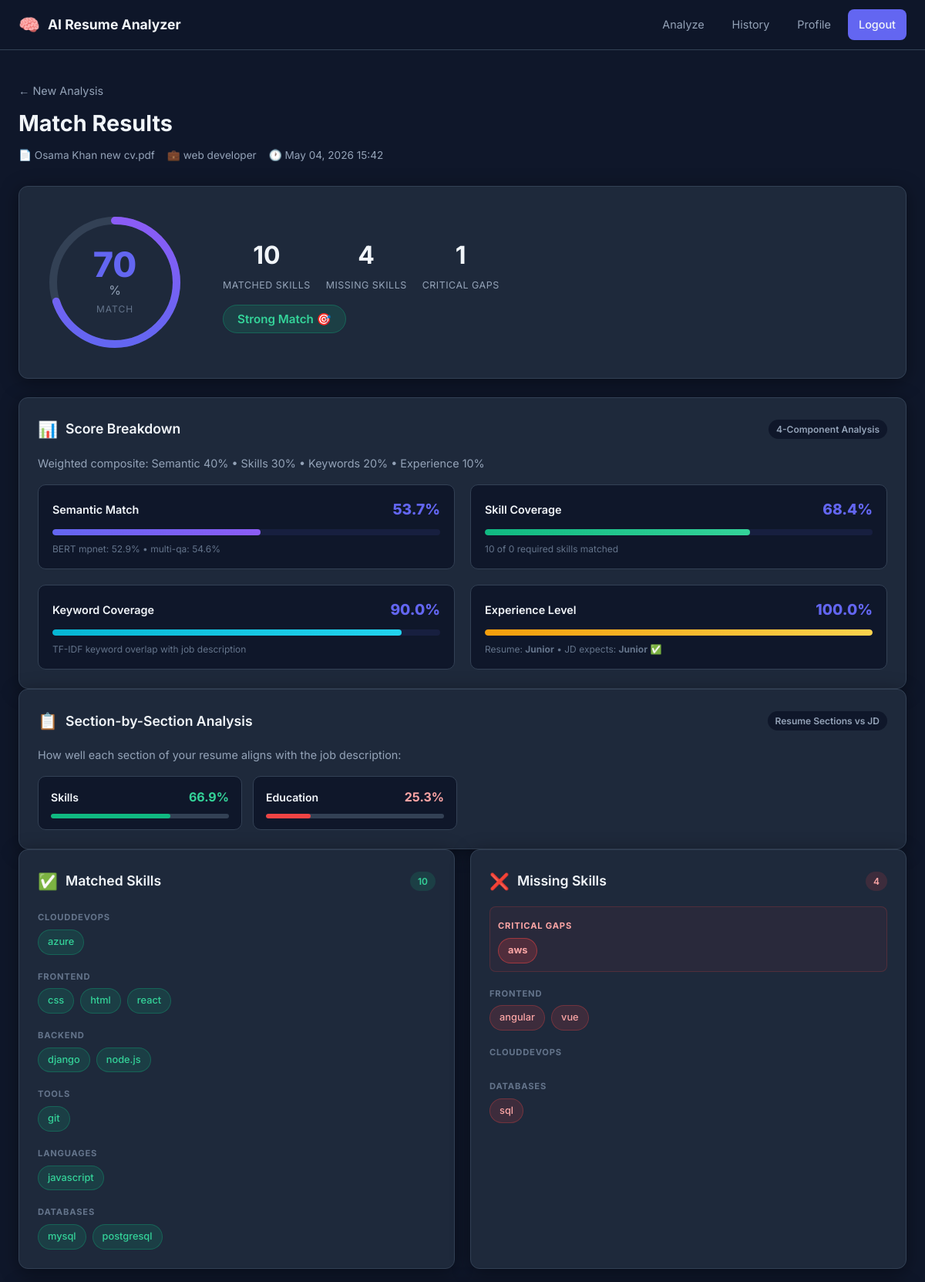
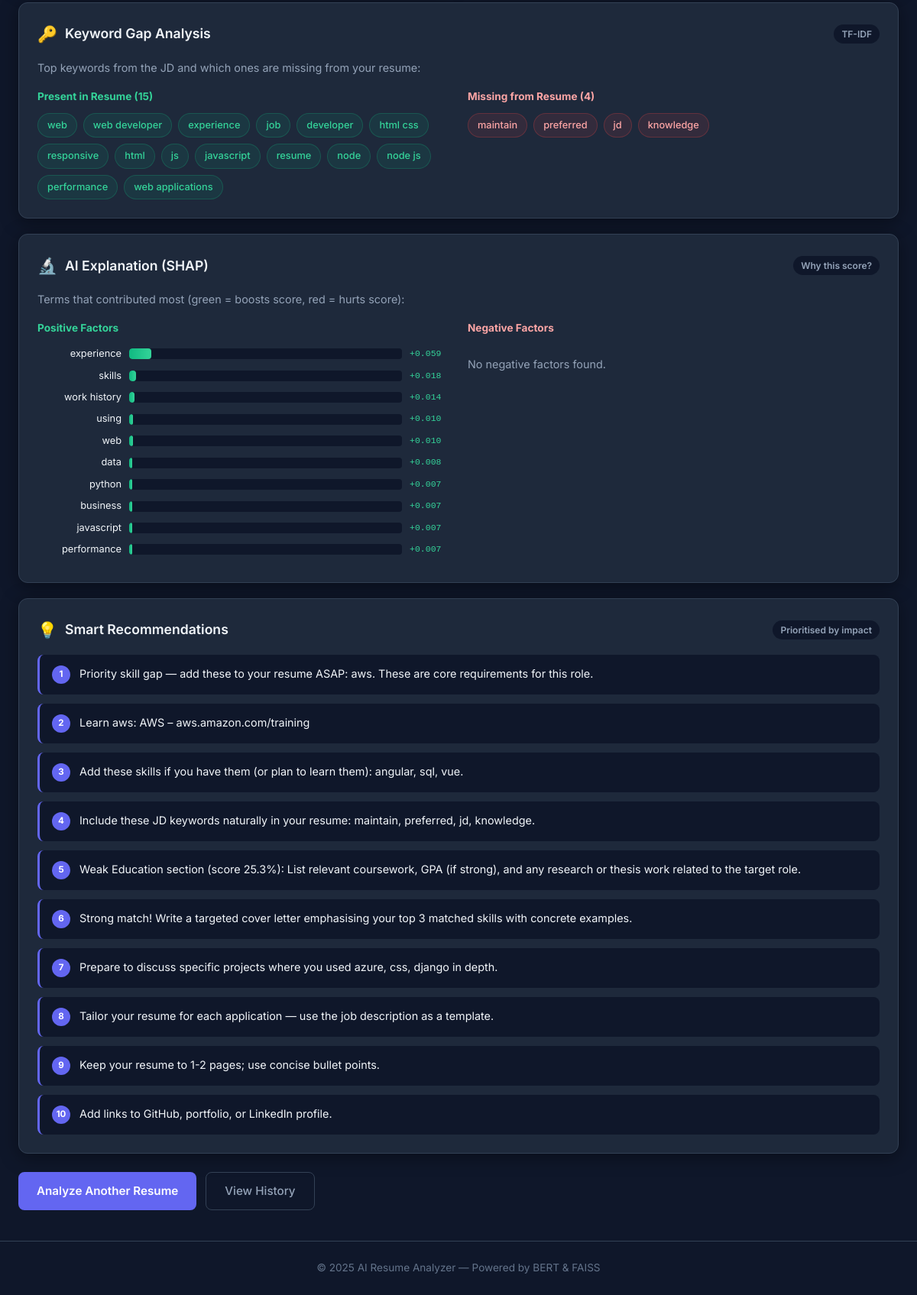
/analyzer/results/4/ (signed in), run on the app's committed database (2 pictures, top to bottom).
### analyzer/models.py (models this page shows, shortened)
class MatchResult(models.Model):
    user = models.ForeignKey(settings.AUTH_USER_MODEL, on_delete=models.CASCADE, related_name='match_results')
    resume = models.ForeignKey(Resume, on_delete=models.CASCADE, related_name='match_results')
    job_description = models.ForeignKey(JobDescription, on_delete=models.CASCADE, related_name='match_results')
    match_score = models.FloatField()
    matched_skills = models.JSONField(default=list)
    missing_skills = models.JSONField(default=list)
    recommendations = models.JSONField(default=list)
    shap_explanation = models.JSONField(default=dict)
    score_breakdown = models.JSONField(default=dict)
    semantic_scores = models.JSONField(default=dict)
    section_scores = models.JSONField(default=dict)
    keyword_analysis = models.JSONField(default=dict)
    experience_analysis = models.JSONField(default=dict)
    matched_by_group = models.JSONField(default=dict)
    missing_by_group = models.JSONField(default=dict)
    critical_missing = models.JSONField(default=list)
    created_at = models.DateTimeField(auto_now_add=True)
    class Meta:
        ordering = ['-created_at']

class Resume(models.Model):
    user = models.ForeignKey(settings.AUTH_USER_MODEL, on_delete=models.CASCADE, related_name='resumes')
    file = models.FileField(upload_to='resumes/')
    original_filename = models.CharField(max_length=255)
    extracted_text = models.TextField(blank=True)
    uploaded_at = models.DateTimeField(auto_now_add=True)

class JobDescription(models.Model):
    user = models.ForeignKey(settings.AUTH_USER_MODEL, on_delete=models.CASCADE, related_name='job_descriptions')
    title = models.CharField(max_length=255, blank=True)
    text = models.TextField()
    file = models.FileField(upload_to='job_descriptions/', blank=True, null=True)
    created_at = models.DateTimeField(auto_now_add=True)

### analyzer/views.py (the view)
# urls.py: path('results/<int:pk>/', views.results_view, name='results'),
@login_required
def results_view(request, pk):
    result = get_object_or_404(MatchResult, pk=pk, user=request.user)
    return render(request, 'analyzer/results.html', {'result': result})

### templates/analyzer/results.html (shortened to what this page needs)
{% extends 'base.html' %}
{% load static %}
{% block content %}
<div class="page-container">
  <div class="results-header">
    <a href="{% url 'analyzer:upload' %}" class="back-link">← New Analysis</a>
    <h1>Match Results</h1>
    <p class="results-meta">
      <span>📄 {{ result.resume.original_filename }}</span>
      {% if result.job_description.title %}<span>💼 {{ result.job_description.title }}</span>{% endif %}
      <span>🕐 {{ result.created_at|date:"M d, Y H:i" }}</span>
    </p>
  </div>
  <div class="score-hero card">
    <div class="score-circle-container">
      <div class="score-circle" id="scoreCircle" data-score="{{ result.match_score }}">
        <svg viewBox="0 0 200 200" class="score-svg">
          <circle cx="100" cy="100" r="80" class="score-track"/>
          <circle cx="100" cy="100" r="80" class="score-fill" id="scoreFill"/>
        </svg>
        <div class="score-text">
          <span class="score-number" id="scoreNumber">0</span>
          <span class="score-pct">%</span>
          <span class="score-label">Match</span>
        </div>
      </div>
    </div>
    <div class="score-details">
      <div class="score-stat">
        <span class="stat-value">{{ result.matched_skills|length }}</span>
        <span class="stat-label">Matched Skills</span>
      </div>
      <div class="score-stat">
        <span class="stat-value">{{ result.missing_skills|length }}</span>
        <span class="stat-label">Missing Skills</span>
      </div>
      <div class="score-stat">
        <span class="stat-value">{{ result.critical_missing|length }}</span>
        <span class="stat-label">Critical Gaps</span>
      </div>
      <div class="score-verdict">
        {% if result.match_score >= 70 %}
          <span class="verdict verdict-strong">Strong Match 🎯</span>
        {% elif result.match_score >= 45 %}
          <span class="verdict verdict-moderate">Moderate Match 📊</span>
        {% else %}
          <span class="verdict verdict-weak">Needs Work 📝</span>
        {% endif %}
      </div>
    </div>
  </div>
  <div class="card full-width">
    <div class="card-header">
      <span class="card-icon">📊</span>
      <h2>Score Breakdown</h2>
      <span class="badge">4-Component Analysis</span>
    </div>
    <p class="card-desc">Weighted composite: Semantic 40% &bull; Skills 30% &bull; Keywords 20% &bull; Experience 10%</p>
    <div class="breakdown-grid">
      <div class="breakdown-item">
        <div class="breakdown-header">
          <span class="breakdown-label">Semantic Match</span>
          <span class="breakdown-score" data-score="{{ result.score_breakdown.semantic }}">{{ result.score_breakdown.semantic }}%</span>
        </div>
        <div class="breakdown-bar-wrap">
          <div class="breakdown-bar bar-semantic" data-pct="{{ result.score_breakdown.semantic }}"></div>
        </div>
        <p class="breakdown-sub">BERT mpnet: {{ result.semantic_scores.mpnet_score }}% &bull; multi-qa: {{ result.semantic_scores.multiqa_score }}%</p>
      </div>
      <div class="breakdown-item">
        <div class="breakdown-header">
          <span class="breakdown-label">Skill Coverage</span>
          <span class="breakdown-score">{{ result.score_breakdown.skills }}%</span>
        </div>
        <div class="breakdown-bar-wrap">
          <div class="breakdown-bar bar-skills" data-pct="{{ result.score_breakdown.skills }}"></div>
        </div>
        <p class="breakdown-sub">{{ result.matched_skills|length }} of {{ result.matched_skills|length|add:result.missing_skills|length }} required skills matched</p>
      </div>
      <div class="breakdown-item">
        <div class="breakdown-header">
          <span class="breakdown-label">Keyword Coverage</span>
          <span class="breakdown-score">{{ result.score_breakdown.keywords }}%</span>
        </div>
        <div class="breakdown-bar-wrap">
          <div class="breakdown-bar bar-keywords" data-pct="{{ result.score_breakdown.keywords }}"></div>
        </div>
        <p class="breakdown-sub">TF-IDF keyword overlap with job description</p>
      </div>
      <div class="breakdown-item">
        <div class="breakdown-header">
          <span class="breakdown-label">Experience Level</span>
          <span class="breakdown-score">{{ result.score_breakdown.experience }}%</span>
        </div>
        <div class="breakdown-bar-wrap">
          <div class="breakdown-bar bar-experience" data-pct="{{ result.score_breakdown.experience }}"></div>
        </div>
        <p class="breakdown-sub">
          Resume: <strong>{{ result.experience_analysis.resume_level|capfirst }}</strong>
          &bull; JD expects: <strong>{{ result.experience_analysis.jd_level|capfirst }}</strong>
          {% if result.experience_analysis.match %}✅{% else %}⚠️{% endif %}
        </p>
      </div>
    </div>
  </div>
  {% if result.section_scores %}
  <div class="card full-width">
    <div class="card-header">
      <span class="card-icon">📋</span>
      <h2>Section-by-Section Analysis</h2>
      <span class="badge">Resume Sections vs JD</span>
    </div>
    <p class="card-desc">How well each section of your resume aligns with the job description:</p>
    <div class="section-scores-grid">
      {% for section, score in result.section_scores.items %}
        {% if score is not None %}
        <div class="section-score-item">
          <div class="section-score-top">
            <span class="section-name">{{ section|capfirst }}</span>
            <span class="section-pct {% if score >= 60 %}text-green{% elif score >= 35 %}text-yellow{% else %}text-red{% endif %}">{{ score }}%</span>
          </div>
          <div class="section-bar-wrap">
            <div class="section-bar {% if score >= 60 %}bar-good{% elif score >= 35 %}bar-ok{% else %}bar-poor{% endif %}"
                 data-pct="{{ score }}"></div>
          </div>
        </div>
        {% endif %}
      {% endfor %}
    </div>
  </div>
  {% endif %}
  <div class="results-grid">
    <div class="card">
      <div class="card-header">
        <span class="card-icon">✅</span>
        <h2>Matched Skills</h2>
        <span class="badge badge-green">{{ result.matched_skills|length }}</span>
      </div>
      {% if result.matched_by_group %}
        {% for group, skills in result.matched_by_group.items %}
          <div class="skill-group">
            <span class="skill-group-label">{{ group|title|cut:"_" }}</span>
            <div class="skills-list">
              {% for skill in skills %}
                <span class="skill-tag skill-matched">{{ skill }}</span>
              {% endfor %}
            </div>
          </div>
        {% endfor %}
      {% elif result.matched_skills %}
        <div class="skills-list">
          {% for skill in result.matched_skills %}
            <span class="skill-tag skill-matched">{{ skill }}</span>
          {% endfor %}
        </div>
      {% else %}
        <p class="empty-state">No common skills detected.</p>
      {% endif %}
    </div>
    <div class="card">
      <div class="card-header">
        <span class="card-icon">❌</span>
        <h2>Missing Skills</h2>
        <span class="badge badge-red">{{ result.missing_skills|length }}</span>
      </div>
      {% if result.critical_missing %}
        <div class="skill-group critical-group">
          <span class="skill-group-label critical-label">Critical Gaps</span>
          <div class="skills-list">
            {% for skill in result.critical_missing %}
              <span class="skill-tag skill-critical">{{ skill }}</span>
            {% endfor %}
          </div>
        </div>
      {% endif %}
      {% if result.missing_by_group %}
        {% for group, skills in result.missing_by_group.items %}
          <div class="skill-group">
            <span class="skill-group-label">{{ group|title|cut:"_" }}</span>
            <div class="skills-list">
              {% for skill in skills %}
                {% if skill not in result.critical_missing %}
                  <span class="skill-tag skill-missing">{{ skill }}</span>
                {% endif %}
              {% endfor %}
            </div>
          </div>
        {% endfor %}
      {% elif result.missing_skills %}
        <div class="skills-list">
          {% for skill in result.missing_skills %}
            <span class="skill-tag skill-missing">{{ skill }}</span>
          {% endfor %}
        </div>
      {% else %}
        <p class="empty-state success-msg">No missing skills! Great match.</p>
      {% endif %}
    </div>
    <div class="card full-width">
      <div class="card-header">
        <span class="card-icon">🔑</span>
        <h2>Keyword Gap Analysis</h2>
        <span class="badge">TF-IDF</span>
      </div>
      <p class="card-desc">Top keywords from the JD and which ones are missing from your resume:</p>
      <div class="keyword-grid">
        <div class="keyword-col">
          <h4 class="keyword-col-title text-green">Present in Resume ({{ result.keyword_analysis.present_keywords|length }})</h4>
          <div class="skills-list">
            {% for kw in result.keyword_analysis.present_keywords %}
              <span class="skill-tag kw-present">{{ kw }}</span>
            {% empty %}
              <p class="empty-state">None detected.</p>
            {% endfor %}
          </div>
        </div>
        <div class="keyword-col">
          <h4 class="keyword-col-title text-red">Missing from Resume ({{ result.keyword_analysis.missing_keywords|length }})</h4>
          <div class="skills-list">
            {% for kw in result.keyword_analysis.missing_keywords %}
              <span class="skill-tag kw-missing">{{ kw }}</span>
            {% empty %}
              <p class="empty-state success-msg">All key terms found!</p>
            {% endfor %}
          </div>
        </div>
      </div>
    </div>
    <div class="card full-width">
      <div class="card-header">
        <span class="card-icon">🔬</span>
        <h2>AI Explanation (SHAP)</h2>
        <span class="badge">Why this score?</span>
      </div>
      <p class="card-desc">Terms that contributed most (green = boosts score, red = hurts score):</p>
      <div class="shap-grid">
        <div class="shap-col">
          <h4 class="keyword-col-title text-green">Positive Factors</h4>
          {% for f in result.shap_explanation.positive_impact %}
            <div class="shap-row">
              <span class="shap-term">{{ f.term }}</span>
              <div class="shap-bar-wrap"><div class="shap-bar shap-positive" data-impact="{{ f.impact }}"></div></div>
              <span class="shap-value text-green">+{{ f.impact|floatformat:3 }}</span>
            </div>
          {% empty %}
            <p class="empty-state">No positive factors found.</p>
          {% endfor %}
        </div>
        <div class="shap-col">
          <h4 class="keyword-col-title text-red">Negative Factors</h4>
          {% for f in result.shap_explanation.negative_impact %}
            <div class="shap-row">
              <span class="shap-term">{{ f.term }}</span>
              <div class="shap-bar-wrap"><div class="shap-bar shap-negative" data-impact="{{ f.impact }}"></div></div>
              <span class="shap-value text-red">{{ f.impact|floatformat:3 }}</span>
            </div>
          {% empty %}
            <p class="empty-state">No negative factors found.</p>
          {% endfor %}
        </div>
      </div>
    </div>
    <div class="card full-width">
      <div class="card-header">
        <span class="card-icon">💡</span>
        <h2>Smart Recommendations</h2>
        <span class="badge">Prioritised by impact</span>
      </div>
      <ul class="recommendations-list">
        {% for rec in result.recommendations %}
          <li class="rec-item">
            <span class="rec-num">{{ forloop.counter }}</span>
            {{ rec }}
          </li>
        {% empty %}
          <li class="empty-state">No recommendations available.</li>
        {% endfor %}
      </ul>
    </div>
  </div>
  <div class="results-actions">
    <a href="{% url 'analyzer:upload' %}" class="btn-primary">Analyze Another Resume</a>
    <a href="{% url 'analyzer:history' %}" class="btn-secondary">View History</a>
  </div>
</div>
{% endblock %}

### data on the page
MatchResult: resume.original_filename "Osama Khan new cv.pdf", job_description "web developer", created_at "May 04, 2026 15:42", matched_skills|length "10", missing_skills|length "4", critical_missing|length "1", score_breakdown.semantic "53.7", semantic_scores.mpnet_score "52.9", semantic_scores.multiqa_score "54.6", score_breakdown.skills "68.4", matched_skills|length "0", score_breakdown.keywords "90.0", score_breakdown.experience "100.0", experience_analysis.resume_level "Junior", experience_analysis.jd_level "Junior", keyword_analysis.present_keywords|length "15", keyword_analysis.missing_keywords|length "4"

### other printed values
{{ section|capfirst }} "Skills" "Education"
{{ score }} "66.9" "25.3"
{{ group|title|cut:"_" }} "CLOUDDEVOPS" "FRONTEND" "BACKEND" "TOOLS" "LANGUAGES" "DATABASES"
{{ skill }} "azure" "css" "html" "react" "django" "node.js" "git" "javascript" "mysql" "postgresql"
{{ skill }} "aws"
{{ group|title|cut:"_" }} "FRONTEND" "CLOUDDEVOPS" "DATABASES"
{{ skill }} "angular" "vue" "sql"
{{ kw }} "web" "web developer" "experience" "job" "developer" "html css" "responsive" "html" "js" "javascript" "resume" "node" "node js" "performance" "web applications"
{{ kw }} "maintain" "preferred" "jd" "knowledge"
{{ f.term }} "experience" "skills" "work history" "using" "web" "data" "python" "business" "javascript" "performance"
{{ f.impact|floatformat:3 }} "0.059" "0.018" "0.014" "0.010" "0.010" "0.008" "0.007" "0.007" "0.007" "0.007"
{{ rec }} "Priority skill gap — add these to your resume ASAP: aws. These are core requirements for this role." "Learn aws: AWS – aws.amazon.com/training" "Add these skills if you have them (or plan to learn them): angular, sql, vue." "Include these JD keywords naturally in your resume: maintain, preferred, jd, knowledge." "Weak Education section (score 25.3%): List relevant coursework, GPA (if strong), and any research or thesis work related to the target role." "Strong match! Write a targeted cover letter emphasising your top 3 matched skills with concrete examples." "Prepare to discuss specific projects where you used azure, css, django in depth." "Tailor your resume for each application — use the job description as a template." "Keep your resume to 1-2 pages; use concise bullet points." "Add links to GitHub, portfolio, or LinkedIn profile."
